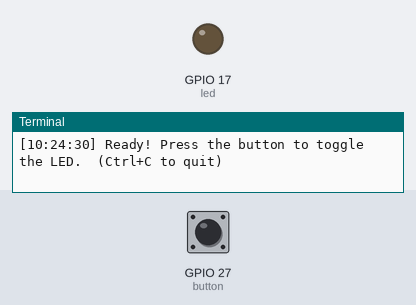
Recording of a program running on a simulated Raspberry Pi (BCM pin numbers). On the bench: output pins drawn as LEDs (lit = HIGH), the last lines printed to the terminal. The test bench sets the inputs (shaded band); at power-on: GPIO 27 (button) HIGH. The clock reads 2024-03-15 10:24:30 at power-on unless the program sets it.

Above: at 2.1 s.
2.2 s: GPIO 27 (button) pulled LOW for 0.15 s
At 3.4 s:
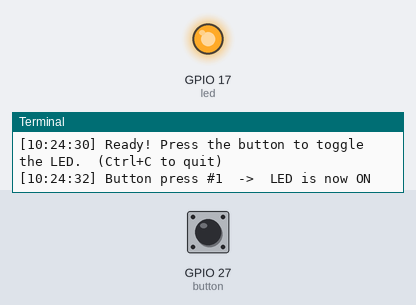
3.8 s: GPIO 27 (button) pulled LOW for 1 s
At 4.7 s:
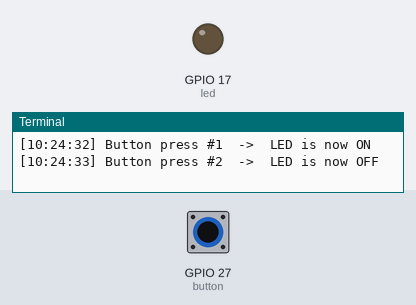
6.3 s: GPIO 27 (button) pulled LOW for 3.2 s
At 6.6 s:
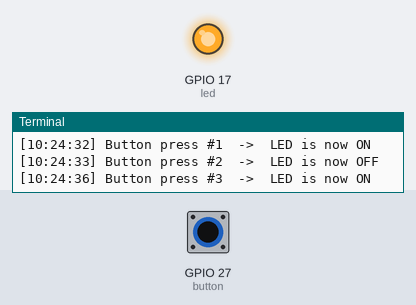
Timing chart, 0 to 9.3 s (numbered marks = the images above; inputs shaded):
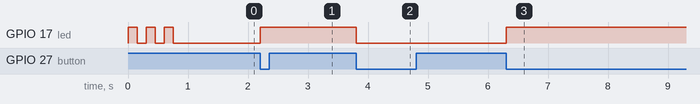

Measured:
- after the input at 2.2 s, GPIO 17 (led): LOW → HIGH at once
- after the input at 3.8 s, GPIO 17 (led): HIGH → LOW at once
- after the input at 6.3 s, GPIO 17 (led): LOW → HIGH at once

The program:

combined.py
```python
#!/usr/bin/env python3
"""Combined LED + button demo for 01-hello-gpio.

The whole life of the program, made visible:
  1. Startup    -> blink 3 times to say "I'm ready"
  2. Listening  -> each button press toggles the LED and logs what happened
  3. Shutdown   -> a quick goodbye flutter when you press Ctrl+C
"""

from time import sleep, strftime

# gpiozero is the friendly pin library, pre-installed on Raspberry Pi OS.
try:
    from gpiozero import LED, Button
except ImportError:
    print("Couldn't find gpiozero.")
    print("Your venv probably wasn't built with --system-site-packages.")
    print("See the README note, rebuild the venv, then run this again.")
    raise SystemExit(1)

LED_PIN = 17     # GPIO17 = header pin 11
BUTTON_PIN = 27  # GPIO27 = header pin 13


def log(message):
    """Print a message stamped with the clock time, so we can follow along."""
    print(f"[{strftime('%H:%M:%S')}] {message}")


def blink(led, times, on=0.15, off=0.15):
    """Flash the LED a set number of times."""
    for _ in range(times):
        led.on()
        sleep(on)
        led.off()
        sleep(off)


led = LED(LED_PIN)
button = Button(BUTTON_PIN)

press_count = 0  # how many times the button has been pressed


def on_press():
    """Runs automatically every time the button is pressed."""
    global press_count
    press_count += 1
    led.toggle()  # if it's off, turn it on -- and vice versa
    state = "ON " if led.is_lit else "OFF"
    log(f"Button press #{press_count}  ->  LED is now {state}")


button.when_pressed = on_press

# --- startup: say hello ---
log("Starting up...")
log(f"LED on GPIO{LED_PIN} (pin 11), button on GPIO{BUTTON_PIN} (pin 13)")
blink(led, 3)  # the "I'm ready" signal
log("Ready! Press the button to toggle the LED.  (Ctrl+C to quit)")

# --- main loop: just stay alive and let presses come in ---
try:
    while True:
        sleep(0.1)  # nothing to do here -- gpiozero handles presses for us
except KeyboardInterrupt:
    print()  # tidy newline so the ^C doesn't sit on our log line
    log("Shutting down...")
    led.off()
    blink(led, 5, on=0.08, off=0.08)  # quick goodbye flutter
    led.off()
    log(f"Done. You pressed the button {press_count} time(s). Bye!")
```
